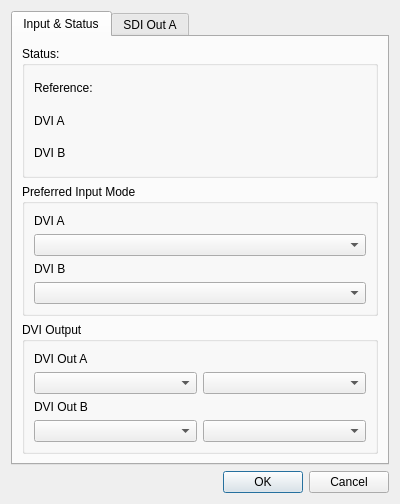
<?xml version="1.0" encoding="UTF-8"?>
<ui version="4.0">
 <class>dlgSetupRamp</class>
 <widget class="QDialog" name="dlgSetupRamp">
  <property name="geometry">
   <rect>
    <x>0</x>
    <y>0</y>
    <width>400</width>
    <height>504</height>
   </rect>
  </property>
  <property name="windowTitle">
   <string>Dialog</string>
  </property>
  <layout class="QVBoxLayout" name="verticalLayout">
   <item>
    <widget class="QTabWidget" name="tabWidget">
     <property name="currentIndex">
      <number>0</number>
     </property>
     <widget class="QWidget" name="tab">
      <attribute name="title">
       <string>Input &amp;&amp; Status</string>
      </attribute>
      <layout class="QVBoxLayout" name="verticalLayout_3">
       <item>
        <widget class="QGroupBox" name="groupBox">
         <property name="title">
          <string>Status:</string>
         </property>
         <layout class="QVBoxLayout" name="verticalLayout_2">
          <item>
           <widget class="QLabel" name="label">
            <property name="text">
             <string>Reference: &lt;no data&gt;</string>
            </property>
           </widget>
          </item>
          <item>
           <widget class="QLabel" name="label_2">
            <property name="text">
             <string>DVI A</string>
            </property>
           </widget>
          </item>
          <item>
           <widget class="QLabel" name="label_3">
            <property name="text">
             <string>DVI B</string>
            </property>
           </widget>
          </item>
         </layout>
        </widget>
       </item>
       <item>
        <widget class="QGroupBox" name="groupBox_3">
         <property name="title">
          <string>Preferred Input Mode</string>
         </property>
         <layout class="QVBoxLayout" name="verticalLayout_5">
          <item>
           <widget class="QLabel" name="label_7">
            <property name="text">
             <string>DVI A</string>
            </property>
           </widget>
          </item>
          <item>
           <widget class="QComboBox" name="comboBox_3"/>
          </item>
          <item>
           <widget class="QLabel" name="label_6">
            <property name="text">
             <string>DVI B</string>
            </property>
           </widget>
          </item>
          <item>
           <widget class="QComboBox" name="comboBox_4"/>
          </item>
         </layout>
        </widget>
       </item>
       <item>
        <widget class="QGroupBox" name="groupBox_2">
         <property name="title">
          <string>DVI Output</string>
         </property>
         <layout class="QVBoxLayout" name="verticalLayout_4">
          <item>
           <widget class="QLabel" name="label_4">
            <property name="text">
             <string>DVI Out A</string>
            </property>
           </widget>
          </item>
          <item>
           <layout class="QHBoxLayout" name="horizontalLayout_2">
            <item>
             <widget class="QComboBox" name="cboDviOut1Mode"/>
            </item>
            <item>
             <widget class="QComboBox" name="comboBox"/>
            </item>
           </layout>
          </item>
          <item>
           <widget class="QLabel" name="label_5">
            <property name="text">
             <string>DVI Out B</string>
            </property>
           </widget>
          </item>
          <item>
           <layout class="QHBoxLayout" name="horizontalLayout">
            <item>
             <widget class="QComboBox" name="cboDviOut2Mode"/>
            </item>
            <item>
             <widget class="QComboBox" name="comboBox_2"/>
            </item>
           </layout>
          </item>
         </layout>
        </widget>
       </item>
      </layout>
     </widget>
     <widget class="QWidget" name="tab_2">
      <attribute name="title">
       <string>SDI Out A</string>
      </attribute>
     </widget>
    </widget>
   </item>
   <item>
    <widget class="QDialogButtonBox" name="buttonBox">
     <property name="orientation">
      <enum>Qt::Horizontal</enum>
     </property>
     <property name="standardButtons">
      <set>QDialogButtonBox::Cancel|QDialogButtonBox::Ok</set>
     </property>
    </widget>
   </item>
  </layout>
 </widget>
 <resources/>
 <connections>
  <connection>
   <sender>buttonBox</sender>
   <signal>accepted()</signal>
   <receiver>dlgSetupRamp</receiver>
   <slot>accept()</slot>
   <hints>
    <hint type="sourcelabel">
     <x>248</x>
     <y>254</y>
    </hint>
    <hint type="destinationlabel">
     <x>157</x>
     <y>274</y>
    </hint>
   </hints>
  </connection>
  <connection>
   <sender>buttonBox</sender>
   <signal>rejected()</signal>
   <receiver>dlgSetupRamp</receiver>
   <slot>reject()</slot>
   <hints>
    <hint type="sourcelabel">
     <x>316</x>
     <y>260</y>
    </hint>
    <hint type="destinationlabel">
     <x>286</x>
     <y>274</y>
    </hint>
   </hints>
  </connection>
 </connections>
</ui>
